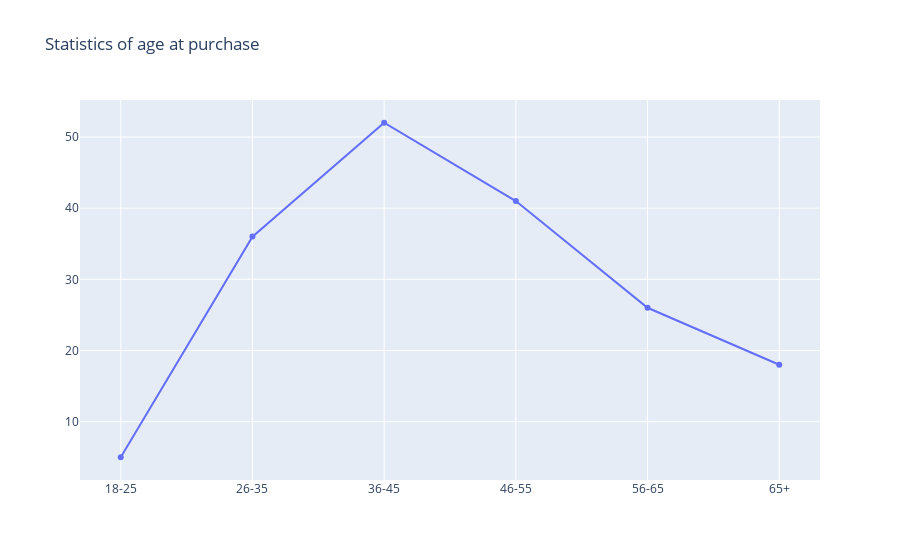

The notebook cell this image was saved under:
### Code cell
trace0 = go.Scatter(
    x=df_ages.index,
    y=df_ages.Amount,
    name='Age Interval ')

data = [trace0]
layout = {'title': 'Statistics of age at purchase'}

fig = go.Figure(data=data, layout=layout)

iplot(fig, show_link=False)

### Figure 1 — Plotly figure (JSON) as saved in the notebook; plotly's stock layout.template omitted (floating-point values rounded to 4 significant figures)
{"data": [{"name": "Age Interval ", "type": "scatter", "x": ["18-25", "26-35", "36-45", "46-55", "56-65", "65+"], "y": [5, 36, 52, 41, 26, 18]}], "layout": {"title": {"text": "Statistics of age at purchase"}}}
